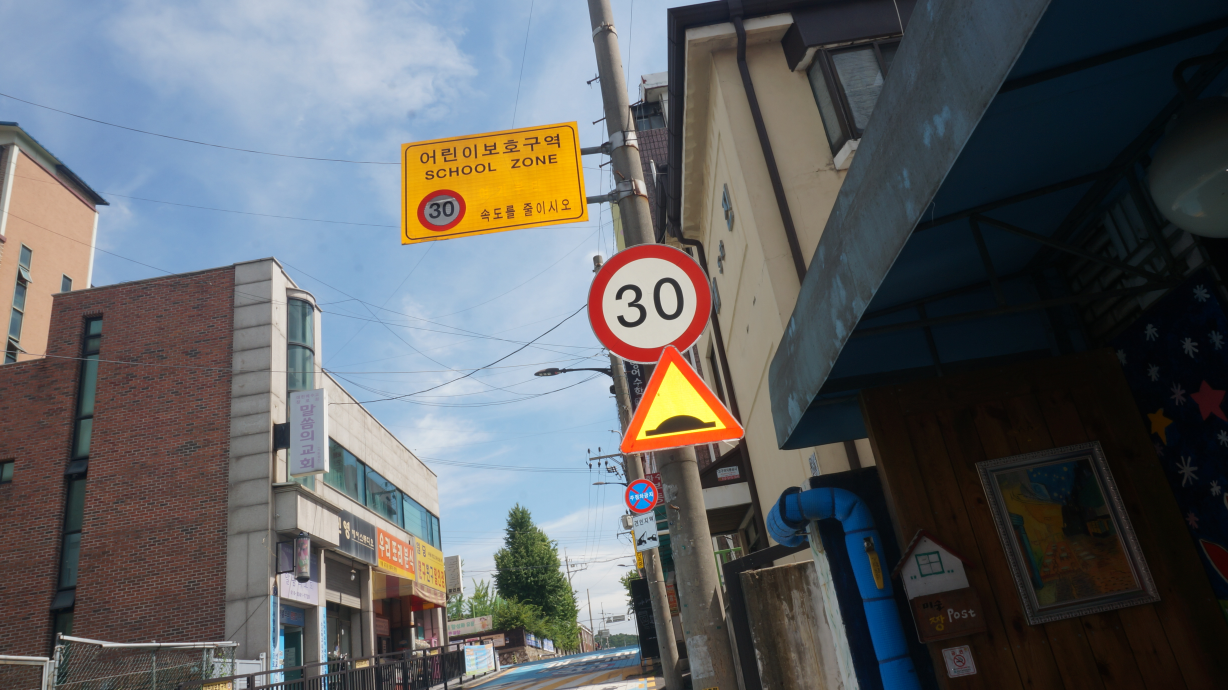
#> input picture old_traffic_sign/ver3/2.JPG, 4912 x 2760 px (shown at 1/4 size)
$ python ver3.1.py
#> lines starting #> are read from the running program, lines starting #| are printed output that depends on the picture; after the words box and inside, x2 and y2 are one past the last pixel; in counts of white or black regions, pixels touching at a corner belong together; pictures that were not available may be replaced by others from this repository, and a replacement may not be noted
import cv2
import numpy as np

# 두 이미지를 로드합니다.
image_with_flash = cv2.imread('2.JPG')
#> image_with_flash is the input picture: shape (2760, 4912, 3); mean B, G, R 99, 97, 95
image_without_flash = cv2.imread('5.JPG')
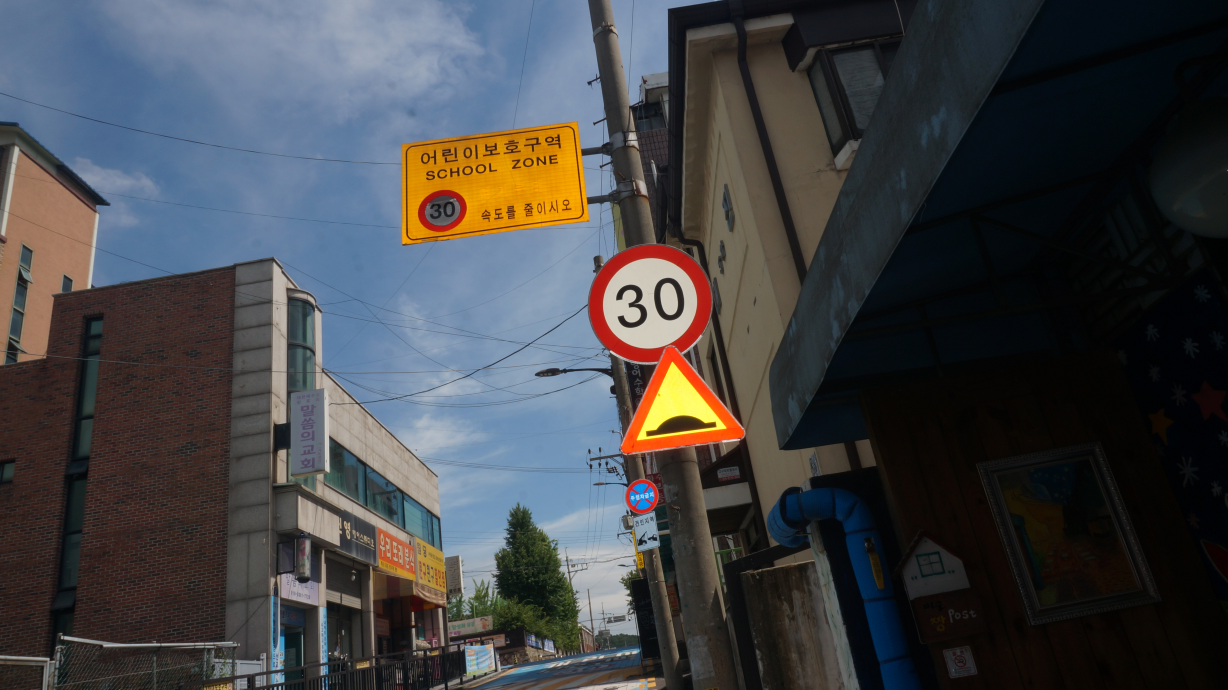
#> input picture old_traffic_sign/ver3/1.JPG, 4912 x 2760 px, given in place of 5.JPG, which was not available (shown at 1/4 size)
#> image_without_flash is the input picture: shape (2760, 4912, 3); mean B, G, R 70.3, 68, 66.7

# 이미지를 회색조로 변환합니다.
gray_flash = cv2.cvtColor(image_with_flash, cv2.COLOR_BGR2GRAY)
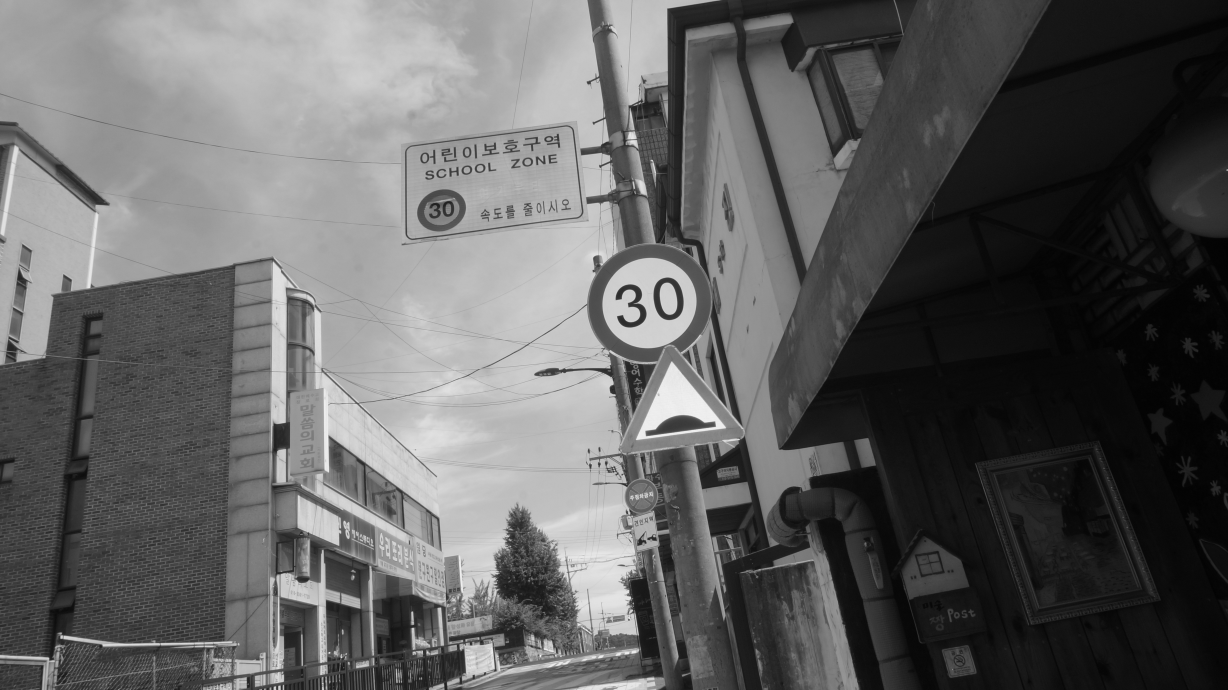
#> gray_flash: shape (2760, 4912) (shown at 1/4 size); min 0, max 255, mean 96.7
gray_normal = cv2.cvtColor(image_without_flash, cv2.COLOR_BGR2GRAY)

# 두 이미지 간의 차이를 계산합니다.
diff = cv2.absdiff(gray_flash, gray_normal)
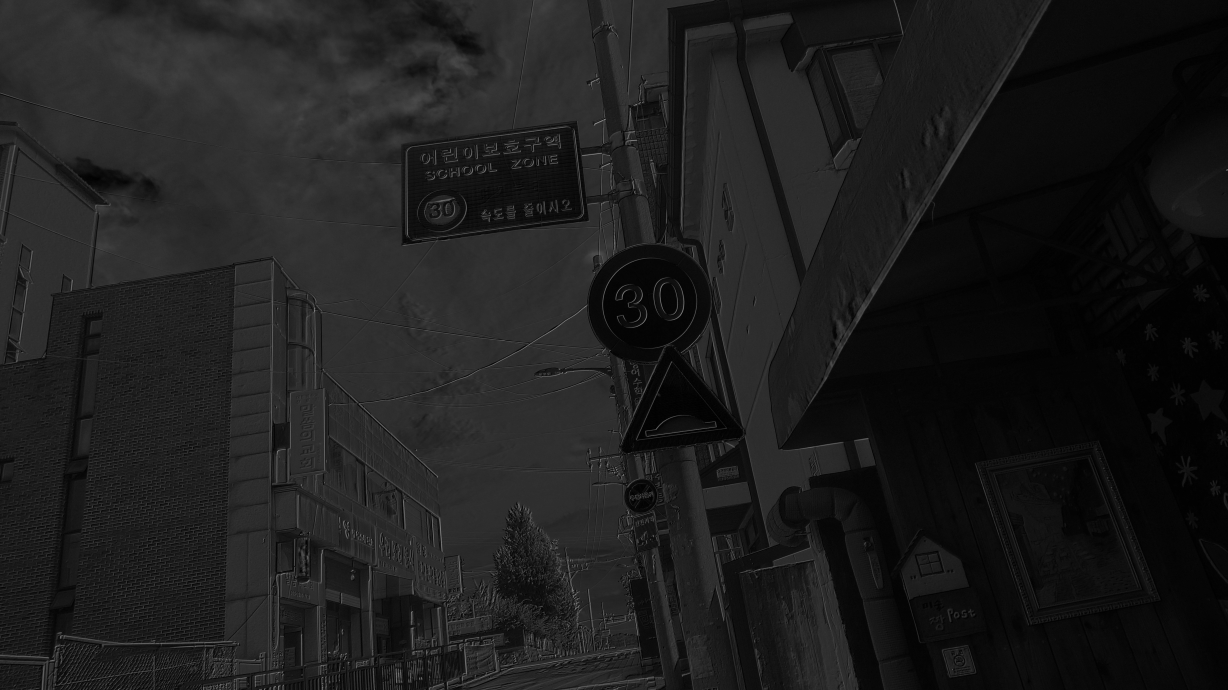
#> diff: shape (2760, 4912) (shown at 1/4 size); min 0, max 219, mean 29.2

# 차이 이미지를 이진화하여 플래시가 터진 부분을 마스크로 만듭니다.
_, mask = cv2.threshold(diff, 50, 255, cv2.THRESH_BINARY)
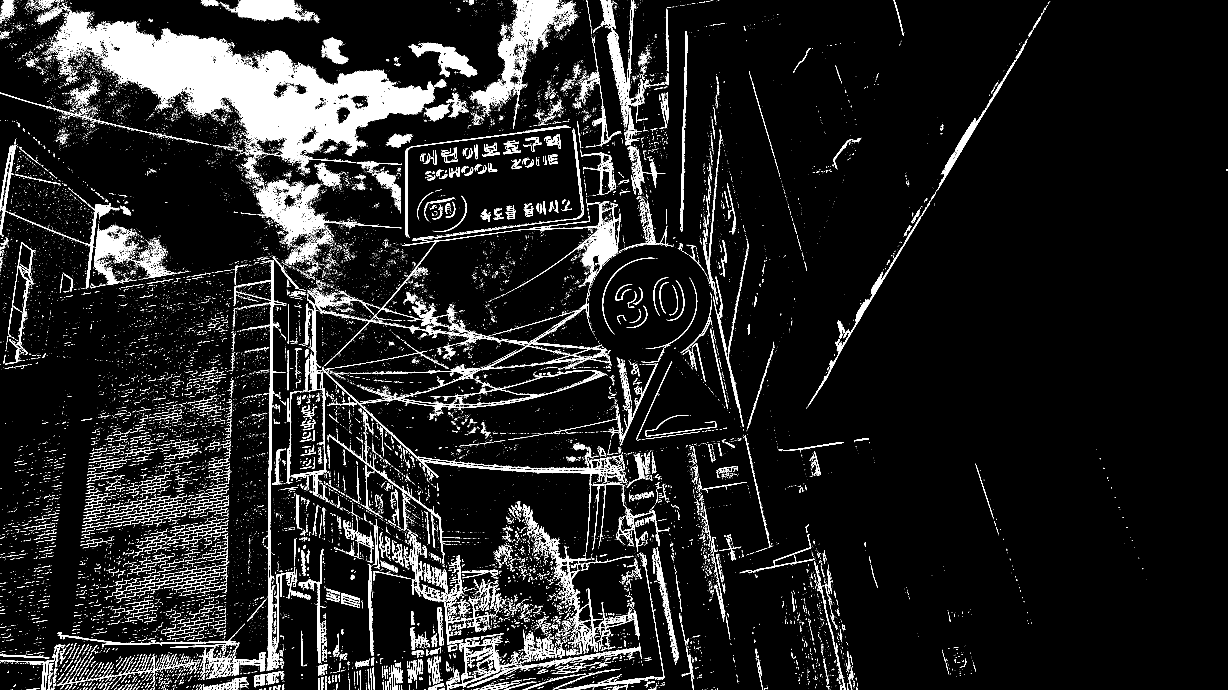
#> mask: shape (2760, 4912) (shown at 1/4 size); 7.8% white; 35436 white regions (31355 under 20 px), largest, box (x1, y1, x2, y2) and area: (212, 48, 1736, 629) 288393, (1881, 0, 2130, 437) 19110, (942, 0, 1215, 86) 16522

# 마스크를 색상 이미지로 변환합니다.
mask_color = cv2.cvtColor(mask, cv2.COLOR_GRAY2BGR)

# 원본 이미지를 마스크와 합성하여 플래시 부분만 남기고 나머지는 검정색으로 만듭니다.
result = cv2.bitwise_and(image_with_flash, mask_color)
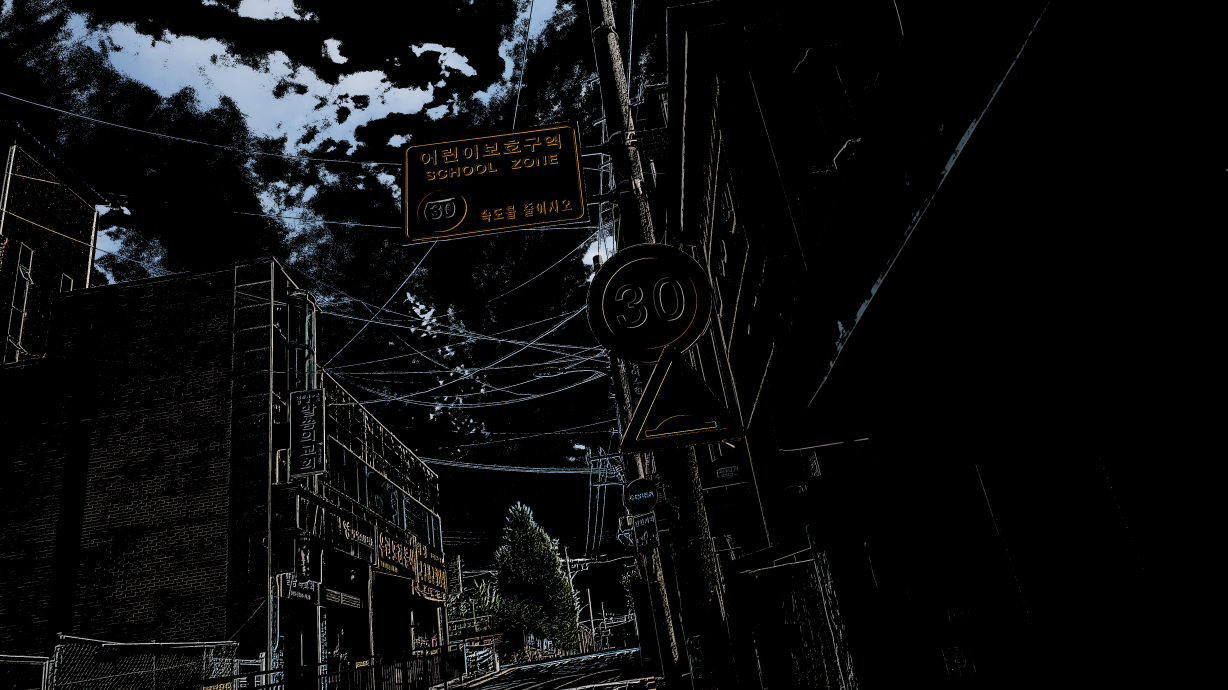
#> result: shape (2760, 4912, 3) (shown at 1/4 size); mean B, G, R 13.6, 12.8, 12

# 결과 이미지를 저장합니다.
cv2.imwrite('result_image.jpg', result)

# 결과 이미지를 화면에 표시합니다.
cv2.imshow('Result', result)
cv2.waitKey(0)
cv2.destroyAllWindows()
